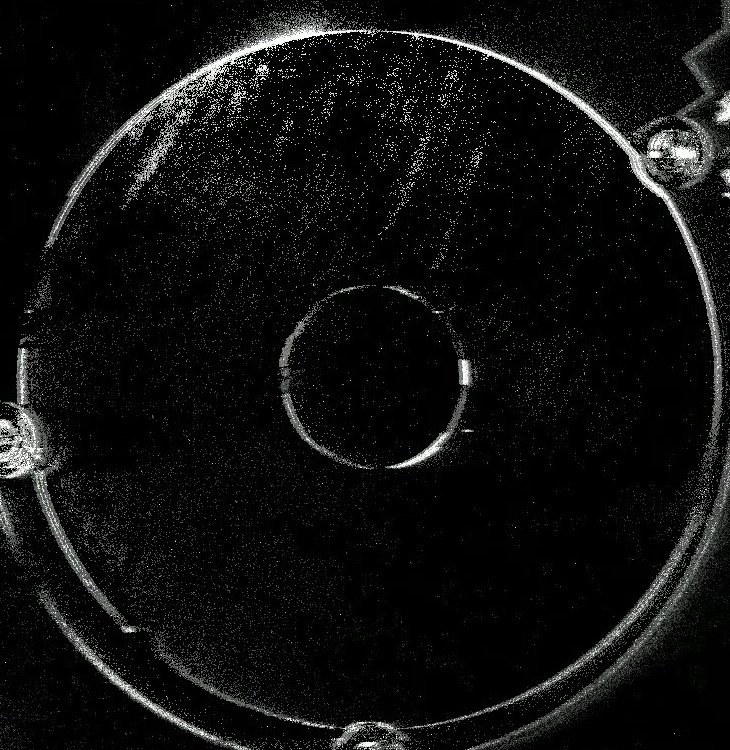
#> input picture image_aug/1.jpg, 730 x 750 px
$ python blur_and_contrastAug.py
#> lines starting #> are read from the running program, lines starting #| are printed output that depends on the picture; pictures that were not available may be replaced by others from this repository, and a replacement may not be noted
# coding=utf-8
import matplotlib.pyplot as plt
import cv2

#1. blur合集
img = cv2.imread("./1.jpg")
#> img is the input picture: shape (750, 730, 3); mean B, G, R 14.9, 15.2, 14.9
plt.subplot(231)
plt.xlabel('img')
plt.imshow(img[..., ::-1])
mean_blur = cv2.blur(img,(11,11))
plt.subplot(232)
plt.xlabel('mean_blur')
plt.imshow(mean_blur[..., ::-1])
Gauss_blur = cv2.GaussianBlur(img,(11,11),0)
plt.subplot(233)
plt.xlabel('Gauss_blur')
plt.imshow(Gauss_blur[..., ::-1])
# 双边滤波
Bilateral_blur = cv2.bilateralFilter(img,11,75,75)
plt.subplot(234)
plt.xlabel('Bilateral_blur')
plt.imshow(Bilateral_blur[..., ::-1])
MedianBlur = cv2.medianBlur(img, 11)
plt.subplot(235)
plt.xlabel('MedianBlur')
plt.imshow(MedianBlur[..., ::-1])
plt.show()
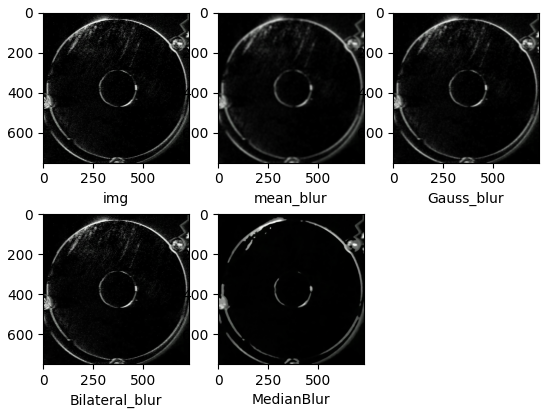
#> figure drawn by matplotlib, 5 panels


#2. gamma 直方图均衡
import cv2
import numpy as np
import matplotlib.pyplot as plt

def adjust_gamma(image, gamma=1.0):
    invGamma = 1.0/gamma
    table = []
    for i in range(256):
        table.append(((i / 255.0) ** invGamma) * 255)
    table = np.array(table).astype("uint8")
    return cv2.LUT(image, table)

img = cv2.imread('./test.jpg', 1)
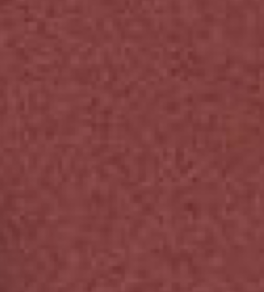
#> input picture c++_opencv/test.png, 264 x 292 px, given in place of test.jpg, which was not available
#> img is the input picture: shape (292, 264, 3); mean B, G, R 64.4, 64.5, 129.3
plt.subplot(131)
plt.xlabel('org')
plt.imshow(img[..., ::-1])
# 直方图均衡
(b, g, r) = cv2.split(img)
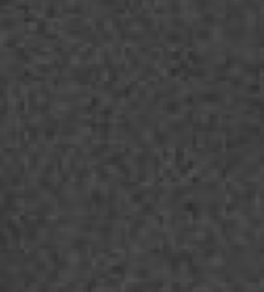
#> b: shape (292, 264); min 46, max 80, mean 64.4
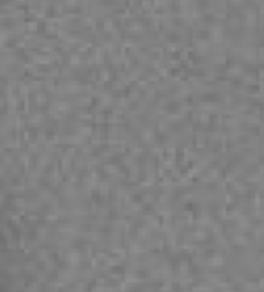
#> r: shape (292, 264); min 111, max 145, mean 129.3
bH = cv2.equalizeHist(b)
gH = cv2.equalizeHist(g)
rH = cv2.equalizeHist(r)
result = cv2.merge((bH, gH, rH))
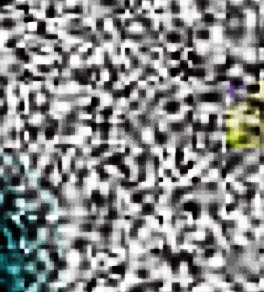
#> result: shape (292, 264, 3); mean B, G, R 136.2, 136.2, 135.8
plt.subplot(132)
plt.xlabel('equalizeHist')
plt.imshow(result[..., ::-1])
# gamma变换, 使用了cv2.LUT()快速查边函数
img_gamma = adjust_gamma(img, gamma=2)
#> in adjust_gamma, `return cv2.LUT(image, table)`:
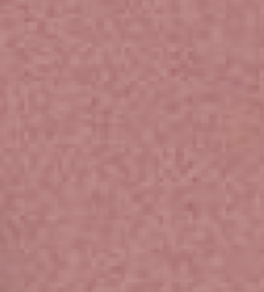
#> returned value: shape (292, 264, 3); mean of channels 0, 1, 2 127.4, 127.5, 181.1; drawn as B, G, R
plt.subplot(133)
plt.xlabel('gamma_aug')
plt.imshow(img_gamma[..., ::-1])
plt.show()
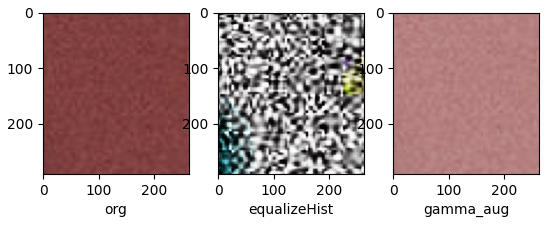
#> figure drawn by matplotlib, 3 panels


# 可视化图像的直方图
def hist_lines(im):
    """
    以线条模式绘制直方图(适用灰度图)
    """
    h = np.zeros((300, 256, 3))
    if len(im.shape) != 2:
        im = cv2.cvtColor(im, cv2.COLOR_BGR2GRAY)
    hist_item = cv2.calcHist([im], [0], None, [256], [0, 255])
    # 直方图归一化
    cv2.normalize(hist_item, hist_item, 0, 255, cv2.NORM_MINMAX)
    hist = np.int32(np.around(hist_item))
    # 绘制直线
    for x, y in enumerate(hist):
        print(x, y)
        cv2.line(h, (x, 0), (x, y[0]), (255, 255, 255))
    # 将图片上下翻转
    y = np.flipud(h)
    # cv2.imwrite('./12.jpg', y)
    return y
